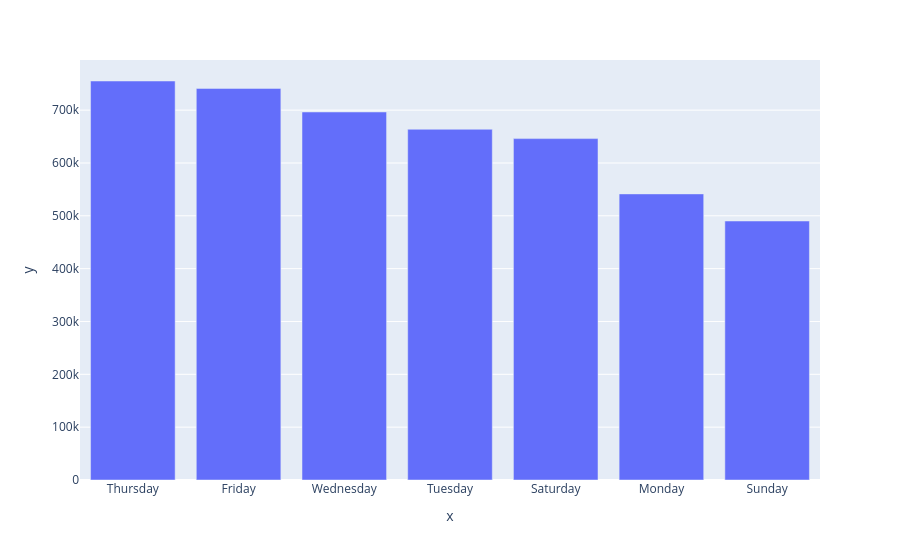

The notebook cell this image was saved under:
### Code cell
import plotly.express as px

px.bar(x = index, y = jumlah)

### Figure 1 — Plotly figure (JSON) as saved in the notebook; plotly's stock layout.template omitted (floating-point values rounded to 4 significant figures)
{"data": [{"alignmentgroup": "True", "hovertemplate": "x=%{x}<br>y=%{y}<extra></extra>", "legendgroup": "", "marker": {"color": "#636efa", "pattern": {"shape": ""}}, "name": "", "offsetgroup": "", "orientation": "v", "showlegend": false, "textposition": "auto", "type": "bar", "x": ["Thursday", "Friday", "Wednesday", "Tuesday", "Saturday", "Monday", "Sunday"], "xaxis": "x", "y": [755145, 741139, 696488, 663789, 646114, 541472, 490180], "yaxis": "y"}], "layout": {"barmode": "relative", "legend": {"tracegroupgap": 0}, "margin": {"t": 60}, "xaxis": {"anchor": "y", "domain": [0, 1], "title": {"text": "x"}}, "yaxis": {"anchor": "x", "domain": [0, 1], "title": {"text": "y"}}}}
